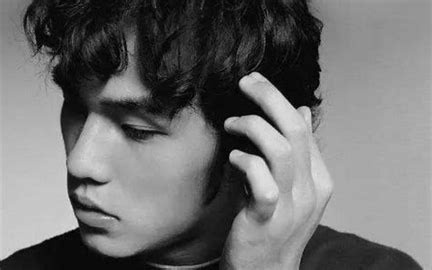
#> input picture gray_jay.jpeg, 432 x 270 px
$ python '伪彩色处理.py'
#> lines starting #> are read from the running program, lines starting #| are printed output that depends on the picture
import matplotlib.pyplot as plt
import numpy as np

# 加载灰度图像
img_gray = plt.imread('gray_jay.jpeg')
#> img_gray is the input picture: shape (270, 432); min 0, max 234, mean 110.8

# 创建 colormap
cmap = plt.cm.jet

# 应用 colormap 将灰度值映射到颜色值
img_color = cmap(img_gray)
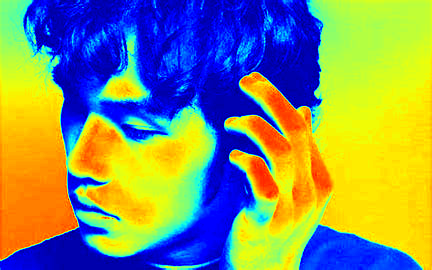
#> img_color: shape (270, 432, 4) float64; mean of channels 0, 1, 2, 3 0.518, 0.562, 0.422, 1; drawn as R, G, B

# 显示伪彩色图像
plt.imshow(img_color)

# 显示色度条
plt.colorbar()

# 显示图像
plt.show()
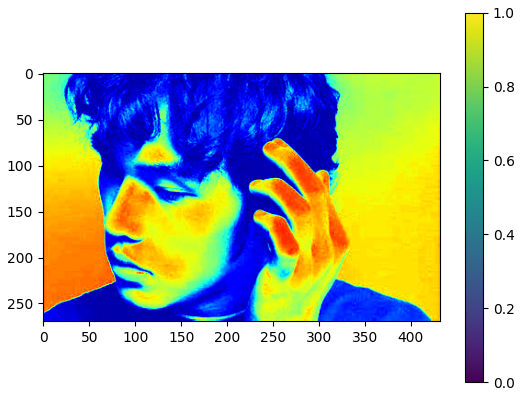
#> figure drawn by matplotlib, 2 panels
